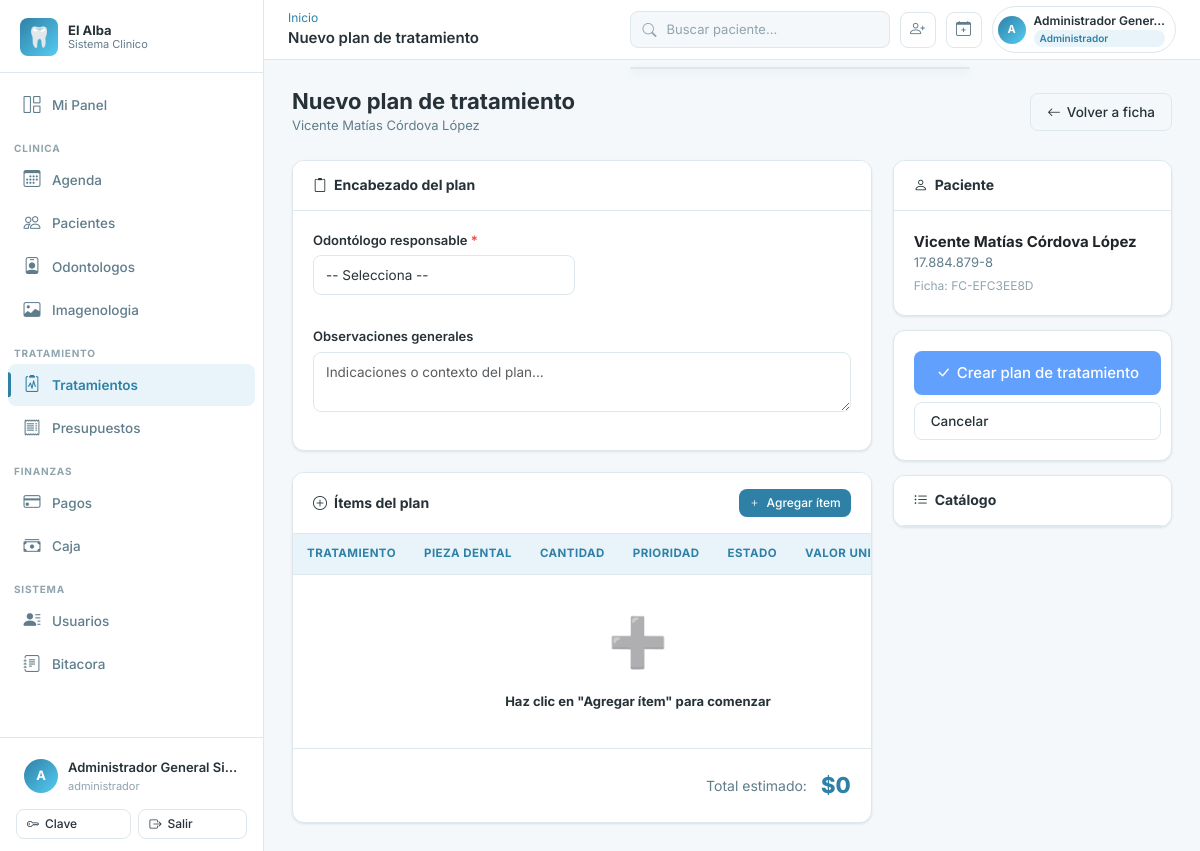
The app's page /tratamientos/planes/1/nuevo/ (signed in), older data.
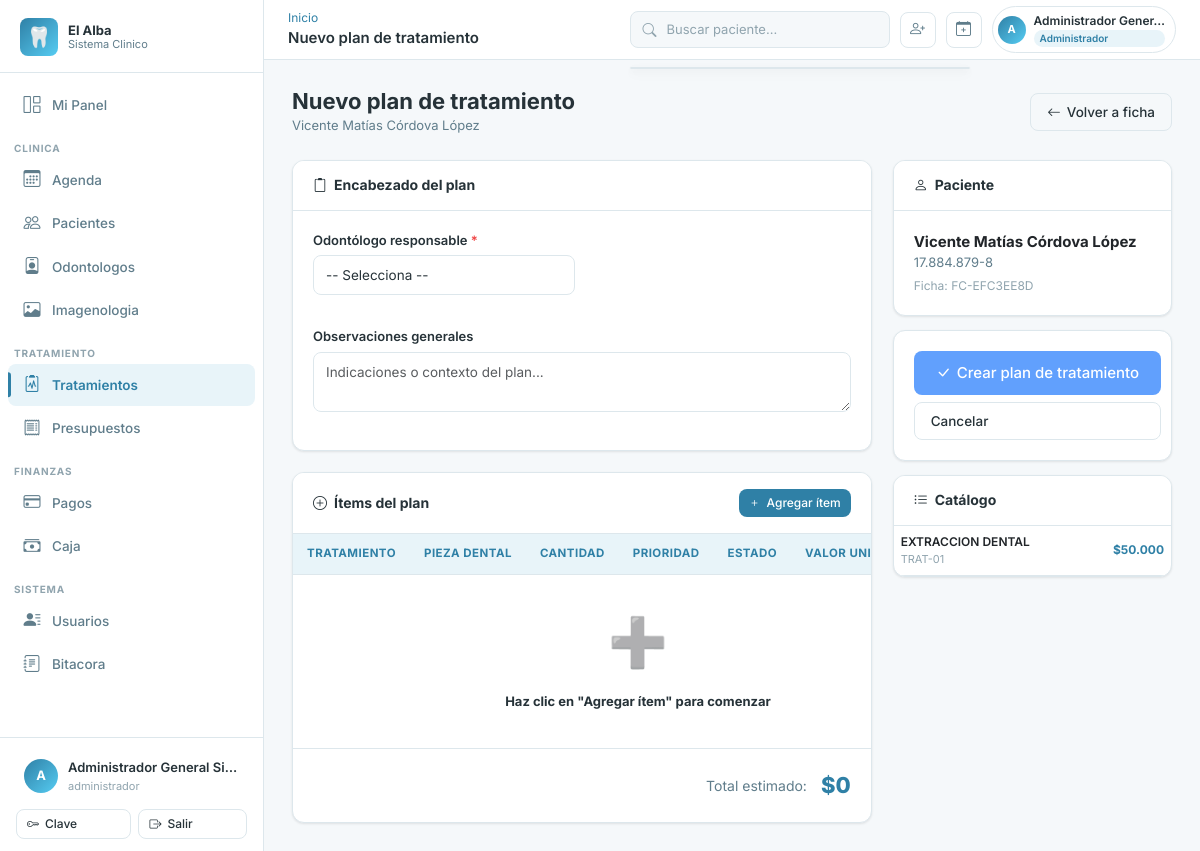
The same page, newer data.
### apps/tratamientos/models.py (models this page shows, shortened)
class Tratamiento(InhabilitableModel):
    id_tratamiento = models.AutoField(primary_key=True)
    codigo = models.CharField(max_length=30, unique=True)
    nombre = models.CharField(max_length=100, unique=True)
    descripcion = models.CharField(max_length=200, null=True, blank=True)
    valor_referencial = models.DecimalField(max_digits=10, decimal_places=2)
    duracion_estimada_min = models.PositiveSmallIntegerField(null=True, blank=True)
    estado_tratamiento = models.CharField(
        max_length=20, choices=EstadoBase.choices, default=EstadoBase.ACTIVO
    )
    class Meta:
        db_table = "tratamientos"
        verbose_name = "Tratamiento"
        verbose_name_plural = "Tratamientos"
        permissions = [
            ("disable_tratamiento", "Puede inhabilitar tratamiento"),
            ("reactivate_tratamiento", "Puede reactivar tratamiento"),
        ]
        ordering = ["nombre"]

### apps/tratamientos/views.py (the view, shortened to what this page needs)
# urls.py: path("planes/<int:ficha_id>/nuevo/", views.PlanTratamientoCrearView.as_view(), name="plan_crear"),
class PlanTratamientoCrearView(PermisoRequeridoMixin, View):
    permission_required = "tratamientos.add_plantratamiento"
    template_name = "tratamientos/plan_form.html"
    def get(self, request, ficha_id):
        ficha = get_object_or_404(FichaClinica, pk=ficha_id)
        from apps.odontologos.models import Odontologo
        tratamientos = Tratamiento.objects.filter(estado_tratamiento="activo")
        odontologos = Odontologo.objects.filter(estado_profesional="activo").select_related(
            "id_usuario__id_persona"
        )
        odontologo_actual = odontologos.filter(id_usuario=request.user).first()
        return render(request, self.template_name, {
            "ficha": ficha,
            "tratamientos": tratamientos,
            "odontologos": odontologos,
            "odontologo_actual": odontologo_actual,
            "cita_id": request.GET.get("cita", ""),
            "evolucion_id": request.GET.get("evolucion", ""),
            "odontograma_id": request.GET.get("odontograma", ""),
        })

### apps/accounts/models.py (called while the page is built, shortened)
    def has_perm(self, perm, obj=None):
        if self.is_superuser:
            return True

    def has_perms(self, perm_list, obj=None):
        if not isinstance(perm_list, (list, tuple)):
            perm_list = [perm_list]
        return all(self.has_perm(perm, obj) for perm in perm_list)

    def tiene_rol(self, *roles: str) -> bool:
        if self.is_superuser:
            return True

    @property
    def password(self):
        return self.password_hash

    @property
    def nombre_completo(self):
        try:
            return self.id_persona.nombre_completo
        except Exception:
            return self.username

### apps/core/templatetags/core_tags.py (called while the page is built)
@register.filter
def rut_format(rut: str) -> str:
    if not rut:
        return "—"
    rut = rut.replace(".", "").replace("-", "").upper()
    if len(rut) < 2:
        return rut
    cuerpo = rut[:-1]
    dv = rut[-1]
    cuerpo_formateado = ""
    for i, c in enumerate(reversed(cuerpo)):
        if i > 0 and i % 3 == 0:
            cuerpo_formateado = "." + cuerpo_formateado
        cuerpo_formateado = c + cuerpo_formateado
    return f"{cuerpo_formateado}-{dv}"

### apps/odontologos/models.py (called while the page is built)
    @property
    def nombre_completo(self):
        return self.id_usuario.nombre_completo

### templates/tratamientos/plan_form.html (shortened to what the changed rows need)
{% extends 'base.html' %}
{% load core_tags %}
{% block content %}
<div class="page-header">
  <div>
    <h1 class="page-title">Nuevo plan de tratamiento</h1>
  </div>
</div>
<form method="post" id="form-plan">
  <div class="row g-4">
    <div class="col-lg-8">
      <div class="card mb-4">
        <div class="card-header">
          <h2 class="card-title"><i class="bi bi-clipboard2 me-2"></i>Encabezado del plan</h2>
        </div>
      </div>
      <div class="card">
        <div class="card-header">
          <h2 class="card-title"><i class="bi bi-plus-circle me-2"></i>Ítems del plan</h2>
        </div>
        <div class="card-body p-0">
          <table class="alba-table" id="tabla-items">
            <thead>
              <tr>
                <th>Tratamiento</th>
                <th style="width:100px;">Pieza dental</th>
                <th style="width:90px;">Cantidad</th>
                <th style="width:100px;">Prioridad</th>
                <th style="width:130px;">Estado</th>
                <th style="width:130px;">Valor unit.</th>
              </tr>
            </thead>
          </table>
        </div>
      </div>
    </div>
    <div class="col-lg-4">
      <div class="card mb-3">
        <div class="card-header"><h2 class="card-title"><i class="bi bi-person me-2"></i>Paciente</h2></div>
      </div>
      <div class="card mt-3">
        <div class="card-header"><h2 class="card-title"><i class="bi bi-list-ul me-2"></i>Catálogo</h2></div>
        <div class="card-body p-0" style="max-height:300px;overflow-y:auto;">
          {% for t in tratamientos %}
          <div class="d-flex align-items-center justify-content-between p-2"
               style="border-bottom:1px solid var(--color-borde);cursor:pointer;"
               onclick="agregarTratamiento('{{ t.id_tratamiento }}','{{ t.nombre|escapejs }}','{{ t.valor_referencial }}')"
               onmouseover="this.style.background='var(--color-acento-light)'"
               onmouseout="this.style.background=''">
            <div>
              <div style="font-size:12px;font-weight:600;">{{ t.nombre }}</div>
              <div style="font-size:11px;color:var(--color-texto-muy-suave);">{{ t.codigo }}</div>
            </div>
            <div style="font-size:12px;font-weight:700;color:var(--color-acento);">{{ t.valor_referencial|pesos_cl }}</div>
          </div>
          {% endfor %}
        </div>
      </div>
    </div>
  </div>
</form>
{% endblock %}

### templates/base.html (shortened to what the changed rows need)
{% load static core_tags %}
<!DOCTYPE html>
<html lang="es">
<head>
  <link rel="stylesheet" href="https://cdn.jsdelivr.net/npm/bootstrap-icons@1.11.3/font/bootstrap-icons.min.css">
  <link href="https://cdn.jsdelivr.net/npm/bootstrap@5.3.3/dist/css/bootstrap.min.css" rel="stylesheet">
  <link rel="stylesheet" href="{% static 'css/main.css' %}">
</head>
<body>
<div class="app-wrapper">
  <aside class="sidebar" id="sidebar" role="navigation" aria-label="Menu principal">
    <div class="sidebar-footer">
      <div class="sidebar-user" role="button" tabindex="0" aria-label="Opciones de usuario">
        <div class="sidebar-user-info">
          <div class="sidebar-user-name">{{ request.user.nombre_completo }}</div>
          <div class="sidebar-user-role">
            {% for rol in usuario_roles %}{{ rol }}{% if not forloop.last %}, {% endif %}{% endfor %}
          </div>
        </div>
      </div>
    </div>
  </aside>
  <div class="main-content">
    <header class="topbar" role="banner">
      <div class="topbar-actions">
        <div class="topbar-user-chip" id="topbar-user-menu" role="button" tabindex="0" aria-label="Menu de usuario">
          <div class="d-none d-md-block">
            <div class="topbar-user-name">{{ request.user.nombre_completo|truncatechars:20 }}</div>
            {% for rol in usuario_roles|slice:":1" %}
            <div class="topbar-role-chip">{{ rol }}</div>
            {% endfor %}
          </div>
        </div>
      </div>
    </header>
    <main class="page-content" id="main-content" tabindex="-1">
      {% block content %}{% endblock %}
    </main>
  </div>
</div>
</body>
</html>

Row changes from the older to the newer data that the page shows:
added Tratamiento: nombre "EXTRACCION DENTAL", codigo "TRAT-01", valor_referencial|pesos_cl "$50.000"
